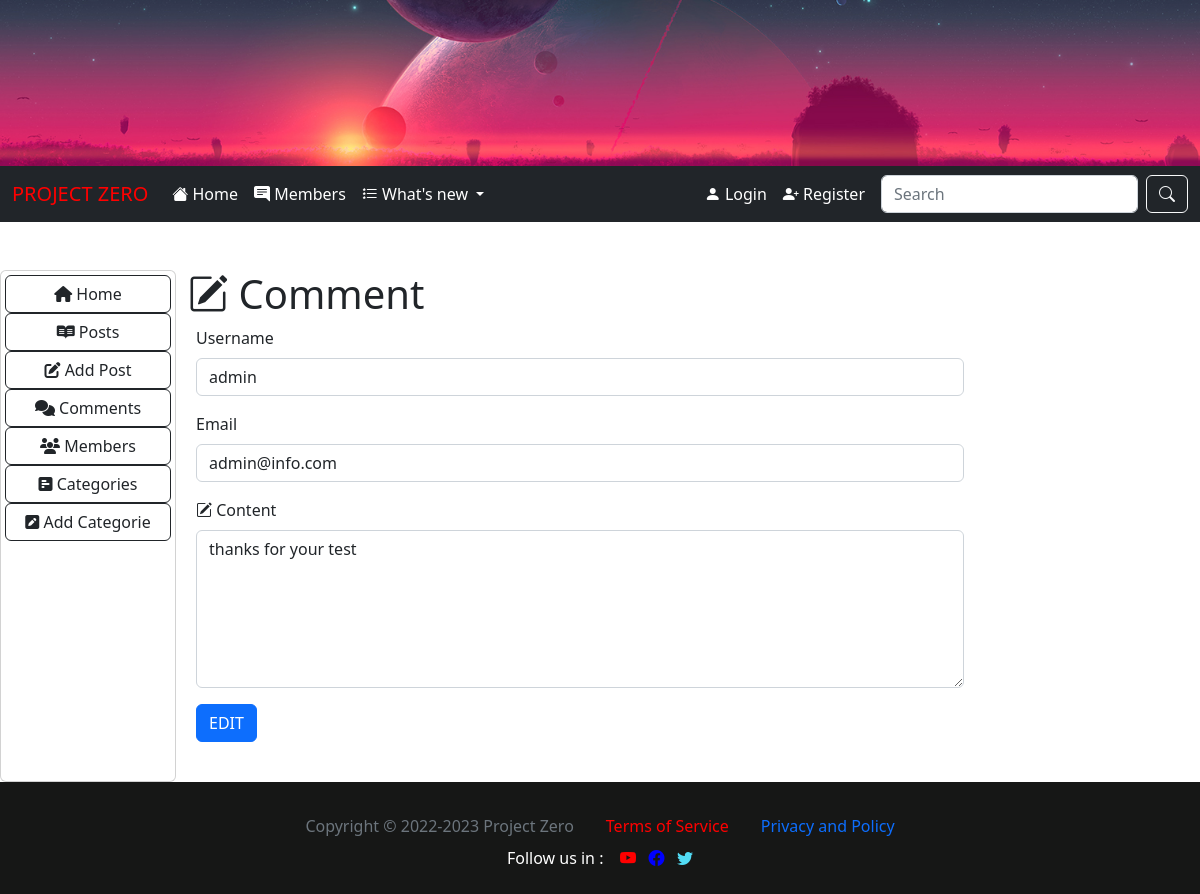
Screenshot of /admin/edit_comment.php?edit=1 with the database file from the repository.
### tables this page shows
CREATE TABLE `comments` (
  `comment_id` int(255) NOT NULL,
  `comment_user` varchar(255) NOT NULL,
  `comment_date` date NOT NULL,
  `comment_image` text NOT NULL,
  `comment_content` text NOT NULL,
  `reply_comment` text NOT NULL,
  `number_of_comment` int(255) NOT NULL,
  `comment_post_id` int(255) NOT NULL,
  `comment_status` varchar(255) NOT NULL,
  `comment_email` varchar(255) NOT NULL
);

### admin/edit_comment.php (the view, shortened to what this page needs)
<?php include "nav.php"; ?>
    <div class="col-8">
        <div class="container">
            <h1 class="mt-5"><i class="bi bi-pencil-square"></i> Comment</h1>
            <div class="table-responsive">
                <?php
                    if(isset($_GET['edit'])) {
                        $id=$_GET['edit'];
                    }
                    $query = "SELECT * FROM comments WHERE comment_id = '$id' ORDER BY comment_id DESC";
                    $result = $conn->prepare($query);
                    $result->execute();
                    while($row = $result->fetch()){
                        $comment_user      = $row['comment_user'];
                        $comment_email     = $row['comment_email'];
                        $comment_content   = $row['comment_content'];
                    }
                ?>
                <div class="mb-4 ms-2">
                    <form method="post" enctype="multipart/form-data">
                        <div class="mb-3">
                            <label class="form-label">Username</label>
                            <input type="text" class="form-control" name="username" value="<?php echo $comment_user ; ?>" required>
                        </div>
                        <div class="mb-3">
                            <label class="form-label">Email</label>
                            <input type="text" class="form-control" name="email" value="<?php echo $comment_email ; ?>">
                        </div>
                        <div class="mb-3">
                            <label class="form-label"><i class="bi bi-pencil-square"></i> Content</label>
                            <textarea class="form-control" name="content" rows="6"><?php echo $comment_content ; ?></textarea>
                        </div>
                        <input class="btn btn-primary mb-3" type="submit" name="EDIT" value="EDIT">
                    </form>
                </div>
            </div>
        </div>
    </div>
</div>
<?php include "../footer.php";?>

### rows the page displays
comments: username "admin", email "admin@info.com", content "thanks for your test"
